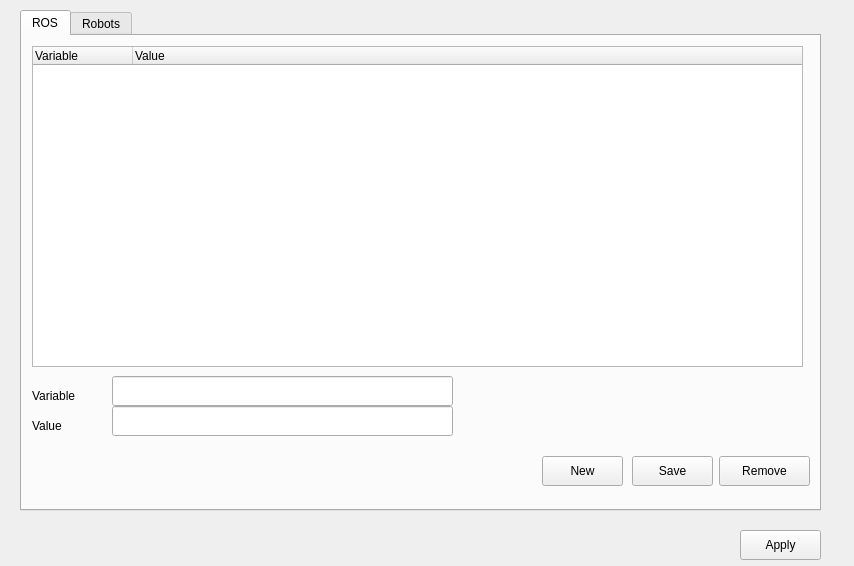
<?xml version="1.0" encoding="UTF-8"?>
<ui version="4.0">
 <class>TopicWidget</class>
 <widget class="QWidget" name="TopicWidget">
  <property name="geometry">
   <rect>
    <x>0</x>
    <y>0</y>
    <width>854</width>
    <height>566</height>
   </rect>
  </property>
  <property name="windowTitle">
   <string>Form</string>
  </property>
  <widget class="QTabWidget" name="tabWidget">
   <property name="geometry">
    <rect>
     <x>20</x>
     <y>10</y>
     <width>801</width>
     <height>501</height>
    </rect>
   </property>
   <property name="currentIndex">
    <number>0</number>
   </property>
   <widget class="QWidget" name="tab">
    <attribute name="title">
     <string>ROS</string>
    </attribute>
    <widget class="QWidget" name="verticalLayoutWidget">
     <property name="geometry">
      <rect>
       <x>10</x>
       <y>10</y>
       <width>771</width>
       <height>321</height>
      </rect>
     </property>
     <layout class="QVBoxLayout" name="verticalLayout">
      <item>
       <widget class="QTreeWidget" name="env_ros_tree_widget">
        <column>
         <property name="text">
          <string>Variable</string>
         </property>
        </column>
        <column>
         <property name="text">
          <string>Value</string>
         </property>
        </column>
       </widget>
      </item>
     </layout>
    </widget>
    <widget class="QPushButton" name="btnRemoveRos">
     <property name="geometry">
      <rect>
       <x>697</x>
       <y>420</y>
       <width>91</width>
       <height>30</height>
      </rect>
     </property>
     <property name="text">
      <string>Remove</string>
     </property>
    </widget>
    <widget class="QPushButton" name="btnSaveRos">
     <property name="geometry">
      <rect>
       <x>610</x>
       <y>420</y>
       <width>81</width>
       <height>30</height>
      </rect>
     </property>
     <property name="text">
      <string>Save</string>
     </property>
    </widget>
    <widget class="QPushButton" name="btnNewRos">
     <property name="geometry">
      <rect>
       <x>520</x>
       <y>420</y>
       <width>81</width>
       <height>30</height>
      </rect>
     </property>
     <property name="text">
      <string>New</string>
     </property>
    </widget>
    <widget class="QLineEdit" name="lineEdit_3">
     <property name="geometry">
      <rect>
       <x>90</x>
       <y>340</y>
       <width>341</width>
       <height>30</height>
      </rect>
     </property>
    </widget>
    <widget class="QLineEdit" name="lineEdit_4">
     <property name="geometry">
      <rect>
       <x>90</x>
       <y>370</y>
       <width>341</width>
       <height>30</height>
      </rect>
     </property>
    </widget>
    <widget class="QLabel" name="label">
     <property name="geometry">
      <rect>
       <x>10</x>
       <y>350</y>
       <width>75</width>
       <height>20</height>
      </rect>
     </property>
     <property name="text">
      <string>Variable</string>
     </property>
    </widget>
    <widget class="QLabel" name="label_2">
     <property name="geometry">
      <rect>
       <x>10</x>
       <y>380</y>
       <width>75</width>
       <height>20</height>
      </rect>
     </property>
     <property name="text">
      <string>Value</string>
     </property>
    </widget>
   </widget>
   <widget class="QWidget" name="tab_2">
    <attribute name="title">
     <string>Robots</string>
    </attribute>
    <widget class="QWidget" name="verticalLayoutWidget_2">
     <property name="geometry">
      <rect>
       <x>10</x>
       <y>10</y>
       <width>771</width>
       <height>381</height>
      </rect>
     </property>
     <layout class="QVBoxLayout" name="verticalLayout_2">
      <item>
       <widget class="QTreeWidget" name="env_robot_tree_widget">
        <column>
         <property name="text">
          <string>Name</string>
         </property>
        </column>
        <column>
         <property name="text">
          <string>IP</string>
         </property>
        </column>
        <column>
         <property name="text">
          <string>Status</string>
         </property>
        </column>
       </widget>
      </item>
     </layout>
    </widget>
    <widget class="QPushButton" name="btnAddRobot">
     <property name="geometry">
      <rect>
       <x>433</x>
       <y>420</y>
       <width>81</width>
       <height>30</height>
      </rect>
     </property>
     <property name="text">
      <string>Add</string>
     </property>
    </widget>
    <widget class="QPushButton" name="btnSaveRobot">
     <property name="geometry">
      <rect>
       <x>613</x>
       <y>420</y>
       <width>81</width>
       <height>30</height>
      </rect>
     </property>
     <property name="text">
      <string>Save</string>
     </property>
    </widget>
    <widget class="QPushButton" name="btnModifyRobot">
     <property name="geometry">
      <rect>
       <x>523</x>
       <y>420</y>
       <width>81</width>
       <height>30</height>
      </rect>
     </property>
     <property name="text">
      <string>Modify</string>
     </property>
    </widget>
    <widget class="QPushButton" name="btnRemoveRobot">
     <property name="geometry">
      <rect>
       <x>700</x>
       <y>420</y>
       <width>91</width>
       <height>30</height>
      </rect>
     </property>
     <property name="text">
      <string>Remove</string>
     </property>
    </widget>
   </widget>
  </widget>
  <widget class="QPushButton" name="btnApply">
   <property name="geometry">
    <rect>
     <x>740</x>
     <y>530</y>
     <width>81</width>
     <height>30</height>
    </rect>
   </property>
   <property name="text">
    <string>Apply</string>
   </property>
  </widget>
 </widget>
 <resources/>
 <connections/>
</ui>
